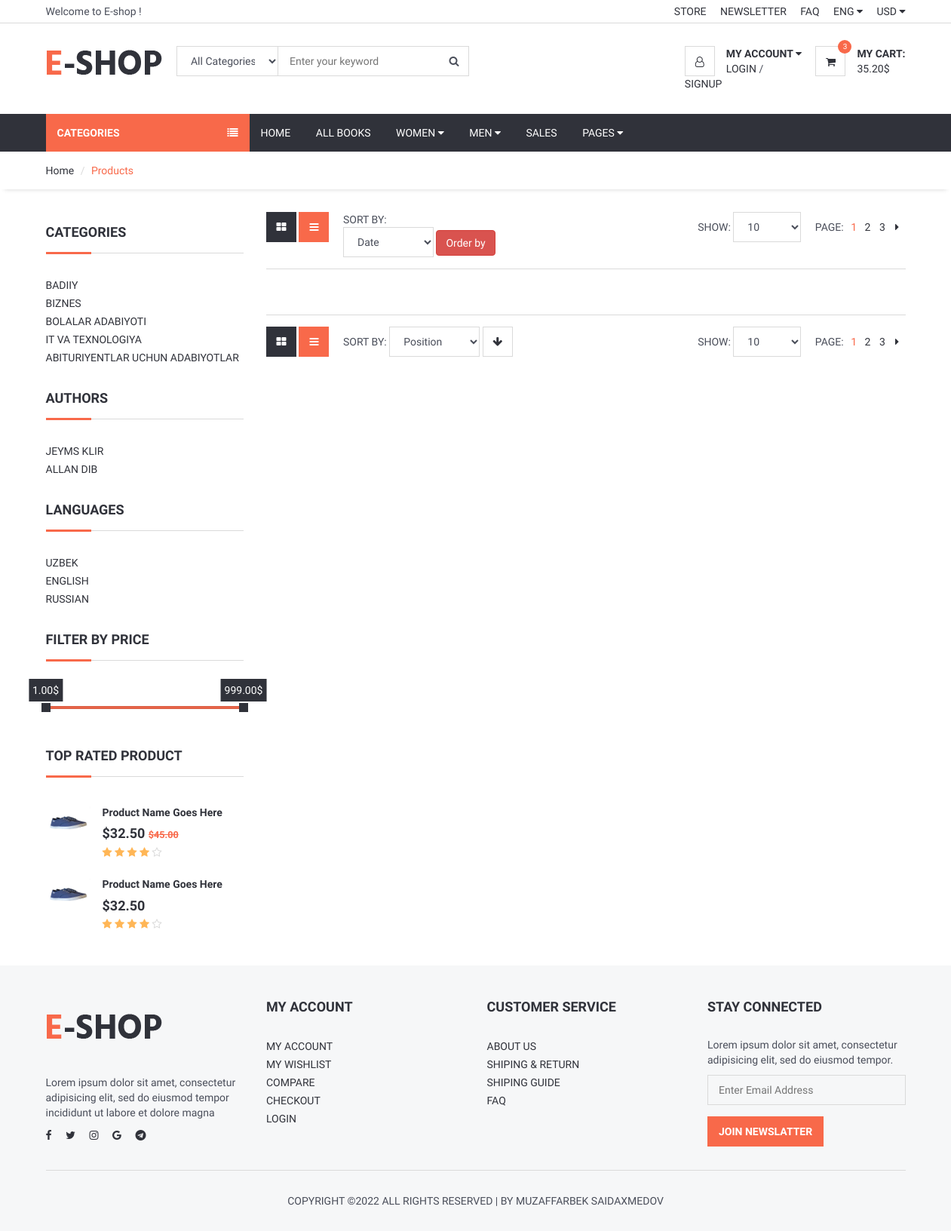
/category/badiiy, run on the app's committed database.
### book/models.py (models this page shows, shortened)
class Category(models.Model):
    name = models.CharField(max_length=50)
    slug = models.SlugField(max_length=50)

class Author(models.Model):
    first_name = models.CharField(max_length=30)
    last_name = models.CharField(max_length=30)
    slug = models.SlugField(max_length=100, unique=True)
    image = models.ImageField(upload_to='author/', null=True, blank=True)

class Language(models.Model):
    name = models.CharField(max_length=10)
    slug = models.SlugField(max_length=10)

### book/views.py (the view)
# urls.py: path('category/<slug:slug>', views.category_books, name='category_books'),
def category_books(request, slug):
    category = Category.objects.get(slug=slug)
    books = Book.objects.filter(category=category)
    context = {
        'books': books,
        'category': category,
        'range': range(1, 6),
    }
    return render(request, 'filter_books.html', context)

### book/context_processors.py (called while the page is built)
def category(request):
    categories = Category.objects.all()
    return {'categories': categories}

def author(request):
    authors = Author.objects.all()
    return {'authors': authors}

def languages(request):
    languages = Language.objects.all()
    return {'languages': languages}

### templates/filter_books.html (shortened to what this page needs)
{% extends 'base.html' %}
{% load static %}
{% block content %}
    <div id="breadcrumb">
        <div class="container">
            <ul class="breadcrumb">
                <li><a href="{% url 'home' %}">Home</a></li>
                <li class="active">Products</li>
            </ul>
        </div>
    </div>
    <div class="section">
        <div class="container">
            <div class="row">
                {% include 'aside.html' %}
                <div id="main" class="col-md-9">
                    <div class="store-filter clearfix">
                        <div class="pull-left">
                            <div class="row-filter">
                                <a href="#"><i class="fa fa-th-large"></i></a>
                                <a href="#" class="active"><i class="fa fa-bars"></i></a>
                            </div>
                            <div class="sort-filter">
                                <span class="text-uppercase">Sort By:</span>
                                <form method="get">
                                    <select class="input" name="ordering">
                                        <option value="created">Date</option>
                                    </select>
                                    <button class="btn btn-danger" type="submit">Order by</button>
                                </form>
                            </div>
                        </div>
                        <div class="pull-right">
                            <div class="page-filter">
                                <span class="text-uppercase">Show:</span>
                                <select class="input">
                                    <option value="0">10</option>
                                </select>
                            </div>
                            <ul class="store-pages">
                                <li><span class="text-uppercase">Page:</span></li>
                                <li class="active">1</li>
                                <li><a href="#">2</a></li>
                                <li><a href="#">3</a></li>
                                <li><a href="#"><i class="fa fa-caret-right"></i></a></li>
                            </ul>
                        </div>
                    </div>
                    <div id="store">
                    </div>
                    <div class="store-filter clearfix">
                        <div class="pull-left">
                            <div class="row-filter">
                                <a href="#"><i class="fa fa-th-large"></i></a>
                                <a href="#" class="active"><i class="fa fa-bars"></i></a>
                            </div>
                            <div class="sort-filter">
                                <span class="text-uppercase">Sort By:</span>
                                <select class="input">
                                    <option value="0">Position</option>
                                </select>
                                <a href="#" class="main-btn icon-btn"><i class="fa fa-arrow-down"></i></a>
                            </div>
                        </div>
                        <div class="pull-right">
                            <div class="page-filter">
                                <span class="text-uppercase">Show:</span>
                                <select class="input">
                                    <option value="0">10</option>
                                </select>
                            </div>
                            <ul class="store-pages">
                                <li><span class="text-uppercase">Page:</span></li>
                                <li class="active">1</li>
                                <li><a href="#">2</a></li>
                                <li><a href="#">3</a></li>
                                <li><a href="#"><i class="fa fa-caret-right"></i></a></li>
                            </ul>
                        </div>
                    </div>
                </div>
            </div>
        </div>
    </div>
{% endblock %}

### templates/aside.html
{% load static %}
<div id="aside" class="col-md-3">
    <div class="aside">
        <h3 class="aside-title">Categories</h3>
        <ul class="list-links">
            {% for category in categories %}
                <li><a href="{% url 'category_books' category.slug %}">{{ category.name }}</a></li>
            {% endfor %}
        </ul>
    </div>
    <div class="aside">
        <h3 class="aside-title">Authors</h3>
        <ul class="list-links">
            {% for author in authors %}
                <li><a href="{% url 'author_books' author.slug %}">{{ author.first_name }} {{ author.last_name }}</a></li>
            {% endfor %}
        </ul>
    </div>
    <div class="aside">
        <h3 class="aside-title">languages</h3>
        <ul class="list-links">
            {% for langauge in languages %}
                <li><a href="{% url 'language_books' langauge.slug %}">{{ langauge.name }}</a></li>
            {% endfor %}
        </ul>
    </div>
    <div class="aside">
        <h3 class="aside-title">Filter by Price</h3>
        <div id="price-slider"></div>
    </div>
    <div class="aside">
        <h3 class="aside-title">Top Rated Product</h3>
        <div class="product product-widget">
            <div class="product-thumb">
                <img src="{% static  'img/thumb-product01.jpg' %}" alt="">
            </div>
            <div class="product-body">
                <h2 class="product-name"><a href="#">Product Name Goes Here</a></h2>
                <h3 class="product-price">$32.50
                    <del class="product-old-price">$45.00</del>
                </h3>
                <div class="product-rating">
                    <i class="fa fa-star"></i>
                    <i class="fa fa-star"></i>
                    <i class="fa fa-star"></i>
                    <i class="fa fa-star"></i>
                    <i class="fa fa-star-o empty"></i>
                </div>
            </div>
        </div>
        <div class="product product-widget">
            <div class="product-thumb">
                <img src="{% static  'img/thumb-product01.jpg' %}" alt="">
            </div>
            <div class="product-body">
                <h2 class="product-name"><a href="#">Product Name Goes Here</a></h2>
                <h3 class="product-price">$32.50</h3>
                <div class="product-rating">
                    <i class="fa fa-star"></i>
                    <i class="fa fa-star"></i>
                    <i class="fa fa-star"></i>
                    <i class="fa fa-star"></i>
                    <i class="fa fa-star-o empty"></i>
                </div>
            </div>
        </div>
    </div>
</div>

### static/css/style.css (style rules this page uses)
body { font-family: 'Hind', sans-serif; color: #4A4E5A; overflow-x: hidden; }
h1, h2, h3, h4, h5, h6 { color: #30323A; margin: 0 0 10px; font-weight: 700; }
ul, ol { margin: 0; padding: 0; list-style: none }
.main-btn, .primary-btn { display: inline-block; padding: 10px 15px; text-transform: uppercase; font-weight: 700; border: none; -webkit-transition: 0.3s all; transition: 0.3s all; }
.icon-btn.main-btn, .icon-btn.primary-btn { width: 40px; height: 40px; line-height: 40px; text-align: center; padding: 0px; border: none; }
.main-btn { color: #30323A; background-color: #FFF; -webkit-box-shadow: 0px 0px 0px 1px #DADADA inset, 0px 0px 0px 6px transparent; box-shadow: 0px 0px 0px 1px #DADADA inset, 0px 0px 0px 6px transparent; }
.input { width: 100%; height: 40px; padding: 0px 15px; border: none; background-color: transparent; -webkit-box-shadow: 0px 0px 0px 1px #DADADA inset, 0px 0px 0px 5px transparent; box-shadow: 0px 0px 0px 1px #DADADA inset, 0px 0px 0px 5px transparent; -webkit-transition: 0.3s all; transition: 0.3s all; }
.section { padding-top: 30px; padding-bottom: 30px; }
#breadcrumb { -webkit-box-shadow: 0px 6px 6px -6px rgba(0, 0, 0, 0.175); box-shadow: 0px 6px 6px -6px rgba(0, 0, 0, 0.175); }
.breadcrumb { background-color: transparent; border: none; border-radius: 0px; padding: 15px 0px; margin: 0; }
.breadcrumb>.active { color: #F8694A; }
.breadcrumb>li+li:before { color: #DADADA; }
.product .product-old-price { color: #F8694A; font-size: 70%; }
.product .product-rating { display: inline-block; }
.product .product-rating>i { color: #FFB656; }
.product .product-rating>i.empty { color: #DADADA; }
.product.product-widget { position: relative; margin-top: 15px; margin-bottom: 15px; }
.product.product-widget .product-thumb { position: absolute; left: 0; top: 0; width: 60px; }
.product.product-widget .product-thumb>img { width: 100%; }
.product.product-widget .product-body { padding-left: 75px; padding-top: 10px; min-height: 60px; }
.product.product-widget .product-price { font-size: 18px; margin-bottom: 5px; }
.product.product-widget .product-name { font-size: 14px; }
#aside .aside { margin-bottom: 30px; }
#aside .aside:last-child { margin-bottom: 0px; }
.aside .aside-title { position: relative; border-bottom: 1px solid #DADADA; text-transform: uppercase; padding-bottom: 15px; margin-bottom: 30px; margin-top: 15px; line-height: 24px; font-size: 18px; }
.aside .aside-title:after { content: ""; position: absolute; left: 0; bottom: -1.5px; height: 3px; width: 60px; background-color: #F8694A; }
#price-slider { margin: 60px 0px 50px; }
.noUi-target { background-color: #DADADA; -webkit-box-shadow: none; box-shadow: none; border: none; border-radius: 0px; }
.noUi-horizontal { height: 4px; }
#store { margin-top: 15px; padding-top: 30px; border-top: 1px solid #DADADA; margin-bottom: 15px; padding-bottom: 30px; border-bottom: 1px solid #DADADA; }
.row-filter { display: inline-block; vertical-align: top; }
.row-filter>a { display: inline-block; height: 40px; width: 40px; line-height: 40px; text-align: center; color: #FFF; background-color: #30323A; -webkit-transition: 0.3s all; transition: 0.3s all; }
.row-filter>a.active { background-color: #F8694A; }
.sort-filter { display: inline-block; margin-left: 15px; }
.sort-filter select.input { width: 120px; }
.page-filter select.input { width: 90px; }
.page-filter { display: inline-block; }
.store-pages { display: inline-block; margin-left: 15px; }
.store-pages li { display: inline-block; margin-right: 6px; }
.store-pages li a { display: block; min-width: 10px; text-align: center; }
.store-pages li.active { color: #F8694A; }

### data on the page
Category: name "BADIIY"
Category: name "BIZNES"
Category: name "BOLALAR ADABIYOTI"
Category: name "IT VA TEXNOLOGIYA"
Category: name "ABITURIYENTLAR UCHUN ADABIYOTLAR"
Author: first_name "JEYMS", last_name "KLIR"
Author: first_name "ALLAN", last_name "DIB"
Language: name "UZBEK"
Language: name "ENGLISH"
Language: name "RUSSIAN"
